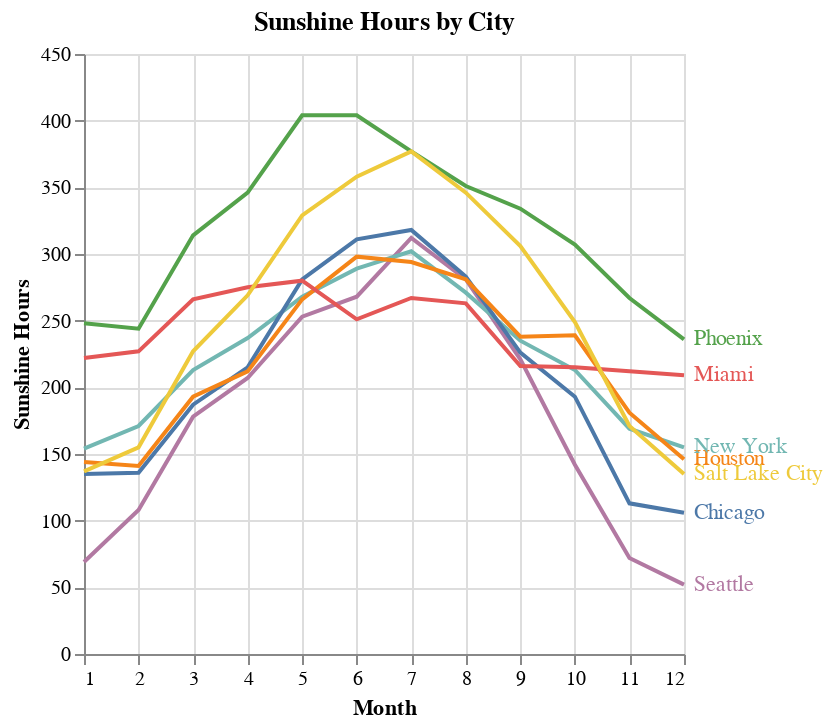

Write notebook code for a chart like this one.
### Code cell
# Calculate the last point for each city to place labels
last_points = df.loc[df.groupby('city')['monthnum'].idxmax()]

# Base line chart
line_chart = alt.Chart(df).mark_line().encode(
    x=alt.X("monthnum", title="Month"),
    y=alt.Y("sunshine", title="Sunshine Hours"),
    color=alt.Color("city:N", legend=None),
)

# Text labels at the end of each line
text_chart = alt.Chart(last_points).mark_text(
    align="left",
    baseline="middle",
    dx=5  # Offset to the right of the point
).encode(
    x="monthnum",
    y="sunshine",
    text="city:N",
    color=alt.Color("city:N", legend=None),
)

# Layer the charts
chart = (line_chart + text_chart).properties(title="Sunshine Hours by City")
chart

### Figure 1 — Vega-Lite specification as saved in the notebook (floating-point values rounded to 4 significant figures)
{"config": {"view": {"continuousWidth": 300, "continuousHeight": 300}}, "layer": [{"data": {"name": "data-c5fac995ec44e88fd70972202d7a9e52"}, "mark": {"type": "line"}, "encoding": {"color": {"field": "city", "legend": null, "type": "nominal"}, "x": {"field": "monthnum", "title": "Month", "type": "quantitative"}, "y": {"field": "sunshine", "title": "Sunshine Hours", "type": "quantitative"}}}, {"data": {"name": "data-96e378fa2a59548b6245037bbe9315f9"}, "mark": {"type": "text", "align": "left", "baseline": "middle", "dx": 5}, "encoding": {"color": {"field": "city", "legend": null, "type": "nominal"}, "text": {"field": "city", "type": "nominal"}, "x": {"field": "monthnum", "type": "quantitative"}, "y": {"field": "sunshine", "type": "quantitative"}}}], "title": "Sunshine Hours by City", "$schema": "https://vega.github.io/schema/vega-lite/v6.1.0.json", "datasets": {"data-c5fac995ec44e88fd70972202d7a9e52": [{"sunshine": 69, "city": "Seattle", "lat": 47.61, "lon": -122.3, "month": "Jan", "monthnum": 1}, {"sunshine": 108, "city": "Seattle", "lat": 47.61, "lon": -122.3, "month": "Feb", "monthnum": 2}, {"sunshine": 178, "city": "Seattle", "lat": 47.61, "lon": -122.3, "month": "Mar", "monthnum": 3}, {"sunshine": 207, "city": "Seattle", "lat": 47.61, "lon": -122.3, "month": "Apr", "monthnum": 4}, {"sunshine": 253, "city": "Seattle", "lat": 47.61, "lon": -122.3, "month": "May", "monthnum": 5}, {"sunshine": 268, "city": "Seattle", "lat": 47.61, "lon": -122.3, "month": "Jun", "monthnum": 6}, {"sunshine": 312, "city": "Seattle", "lat": 47.61, "lon": -122.3, "month": "Jul", "monthnum": 7}, {"sunshine": 281, "city": "Seattle", "lat": 47.61, "lon": -122.3, "month": "Aug", "monthnum": 8}, {"sunshine": 221, "city": "Seattle", "lat": 47.61, "lon": -122.3, "month": "Sep", "monthnum": 9}, {"sunshine": 142, "city": "Seattle", "lat": 47.61, "lon": -122.3, "month": "Oct", "monthnum": 10}, {"sunshine": 72, "city": "Seattle", "lat": 47.61, "lon": -122.3, "month": "Nov", "monthnum": 11}, {"sunshine": 52, "city": "Seattle", "lat": 47.61, "lon": -122.3, "month": "Dec", "monthnum": 12}, {"sunshine": 248, "city": "Phoenix", "lat": 33.43, "lon": -112.0, "month": "Jan", "monthnum": 1}, {"sunshine": 244, "city": "Phoenix", "lat": 33.43, "lon": -112.0, "month": "Feb", "monthnum": 2}, {"sunshine": 314, "city": "Phoenix", "lat": 33.43, "lon": -112.0, "month": "Mar", "monthnum": 3}, {"sunshine": 346, "city": "Phoenix", "lat": 33.43, "lon": -112.0, "month": "Apr", "monthnum": 4}, {"sunshine": 404, "city": "Phoenix", "lat": 33.43, "lon": -112.0, "month": "May", "monthnum": 5}, {"sunshine": 404, "city": "Phoenix", "lat": 33.43, "lon": -112.0, "month": "Jun", "monthnum": 6}, {"sunshine": 377, "city": "Phoenix", "lat": 33.43, "lon": -112.0, "month": "Jul", "monthnum": 7}, {"sunshine": 351, "city": "Phoenix", "lat": 33.43, "lon": -112.0, "month": "Aug", "monthnum": 8}, {"sunshine": 334, "city": "Phoenix", "lat": 33.43, "lon": -112.0, "month": "Sep", "monthnum": 9}, {"sunshine": 307, "city": "Phoenix", "lat": 33.43, "lon": -112.0, "month": "Oct", "monthnum": 10}, {"sunshine": 267, "city": "Phoenix", "lat": 33.43, "lon": -112.0, "month": "Nov", "monthnum": 11}, {"sunshine": 236, "city": "Phoenix", "lat": 33.43, "lon": -112.0, "month": "Dec", "monthnum": 12}, {"sunshine": 154, "city": "New York", "lat": 40.69, "lon": -74.0, "month": "Jan", "monthnum": 1}, {"sunshine": 171, "city": "New York", "lat": 40.69, "lon": -74.0, "month": "Feb", "monthnum": 2}, {"sunshine": 213, "city": "New York", "lat": 40.69, "lon": -74.0, "month": "Mar", "monthnum": 3}, {"sunshine": 237, "city": "New York", "lat": 40.69, "lon": -74.0, "month": "Apr", "monthnum": 4}, {"sunshine": 268, "city": "New York", "lat": 40.69, "lon": -74.0, "month": "May", "monthnum": 5}, {"sunshine": 289, "city": "New York", "lat": 40.69, "lon": -74.0, "month": "Jun", "monthnum": 6}, {"sunshine": 302, "city": "New York", "lat": 40.69, "lon": -74.0, "month": "Jul", "monthnum": 7}, {"sunshine": 271, "city": "New York", "lat": 40.69, "lon": -74.0, "month": "Aug", "monthnum": 8}, {"sunshine": 235, "city": "New York", "lat": 40.69, "lon": -74.0, "month": "Sep", "monthnum": 9}, {"sunshine": 213, "city": "New York", "lat": 40.69, "lon": -74.0, "month": "Oct", "monthnum": 10}, {"sunshine": 169, "city": "New York", "lat": 40.69, "lon": -74.0, "month": "Nov", "monthnum": 11}, {"sunshine": 155, "city": "New York", "lat": 40.69, "lon": -74.0, "month": "Dec", "monthnum": 12}, {"sunshine": 135, "city": "Chicago", "lat": 41.88, "lon": -87.63, "month": "Jan", "monthnum": 1}, {"sunshine": 136, "city": "Chicago", "lat": 41.88, "lon": -87.63, "month": "Feb", "monthnum": 2}, {"sunshine": 187, "city": "Chicago", "lat": 41.88, "lon": -87.63, "month": "Mar", "monthnum": 3}, {"sunshine": 215, "city": "Chicago", "lat": 41.88, "lon": -87.63, "month": "Apr", "monthnum": 4}, {"sunshine": 281, "city": "Chicago", "lat": 41.88, "lon": -87.63, "month": "May", "monthnum": 5}, {"sunshine": 311, "city": "Chicago", "lat": 41.88, "lon": -87.63, "month": "Jun", "monthnum": 6}, {"sunshine": 318, "city": "Chicago", "lat": 41.88, "lon": -87.63, "month": "Jul", "monthnum": 7}, {"sunshine": 283, "city": "Chicago", "lat": 41.88, "lon": -87.63, "month": "Aug", "monthnum": 8}, {"sunshine": 226, "city": "Chicago", "lat": 41.88, "lon": -87.63, "month": "Sep", "monthnum": 9}, {"sunshine": 193, "city": "Chicago", "lat": 41.88, "lon": -87.63, "month": "Oct", "monthnum": 10}, {"sunshine": 113, "city": "Chicago", "lat": 41.88, "lon": -87.63, "month": "Nov", "monthnum": 11}, {"sunshine": 106, "city": "Chicago", "lat": 41.88, "lon": -87.63, "month": "Dec", "monthnum": 12}, {"sunshine": 144, "city": "Houston", "lat": 29.76, "lon": -95.37, "month": "Jan", "monthnum": 1}, {"sunshine": 141, "city": "Houston", "lat": 29.76, "lon": -95.37, "month": "Feb", "monthnum": 2}, {"sunshine": 193, "city": "Houston", "lat": 29.76, "lon": -95.37, "month": "Mar", "monthnum": 3}, {"sunshine": 212, "city": "Houston", "lat": 29.76, "lon": -95.37, "month": "Apr", "monthnum": 4}, {"sunshine": 266, "city": "Houston", "lat": 29.76, "lon": -95.37, "month": "May", "monthnum": 5}, {"sunshine": 298, "city": "Houston", "lat": 29.76, "lon": -95.37, "month": "Jun", "monthnum": 6}, {"sunshine": 294, "city": "Houston", "lat": 29.76, "lon": -95.37, "month": "Jul", "monthnum": 7}, {"sunshine": 281, "city": "Houston", "lat": 29.76, "lon": -95.37, "month": "Aug", "monthnum": 8}, {"sunshine": 238, "city": "Houston", "lat": 29.76, "lon": -95.37, "month": "Sep", "monthnum": 9}, {"sunshine": 239, "city": "Houston", "lat": 29.76, "lon": -95.37, "month": "Oct", "monthnum": 10}, {"sunshine": 181, "city": "Houston", "lat": 29.76, "lon": -95.37, "month": "Nov", "monthnum": 11}, {"sunshine": 146, "city": "Houston", "lat": 29.76, "lon": -95.37, "month": "Dec", "monthnum": 12}, {"sunshine": 222, "city": "Miami", "lat": 25.8, "lon": -80.29, "month": "Jan", "monthnum": 1}, {"sunshine": 227, "city": "Miami", "lat": 25.8, "lon": -80.29, "month": "Feb", "monthnum": 2}, {"sunshine": 266, "city": "Miami", "lat": 25.8, "lon": -80.29, "month": "Mar", "monthnum": 3}, {"sunshine": 275, "city": "Miami", "lat": 25.8, "lon": -80.29, "month": "Apr", "monthnum": 4}, {"sunshine": 280, "city": "Miami", "lat": 25.8, "lon": -80.29, "month": "May", "monthnum": 5}, {"sunshine": 251, "city": "Miami", "lat": 25.8, "lon": -80.29, "month": "Jun", "monthnum": 6}, {"sunshine": 267, "city": "Miami", "lat": 25.8, "lon": -80.29, "month": "Jul", "monthnum": 7}, {"sunshine": 263, "city": "Miami", "lat": 25.8, "lon": -80.29, "month": "Aug", "monthnum": 8}, {"sunshine": 216, "city": "Miami", "lat": 25.8, "lon": -80.29, "month": "Sep", "monthnum": 9}, {"sunshine": 215, "city": "Miami", "lat": 25.8, "lon": -80.29, "month": "Oct", "monthnum": 10}, {"sunshine": 212, "city": "Miami", "lat": 25.8, "lon": -80.29, "month": "Nov", "monthnum": 11}, {"sunshine": 209, "city": "Miami", "lat": 25.8, "lon": -80.29, "month": "Dec", "monthnum": 12}, {"sunshine": 137, "city": "Salt Lake City", "lat": 40.79, "lon": -112.0, "month": "Jan", "monthnum": 1}, {"sunshine": 155, "city": "Salt Lake City", "lat": 40.79, "lon": -112.0, "month": "Feb", "monthnum": 2}, {"sunshine": 227, "city": "Salt Lake City", "lat": 40.79, "lon": -112.0, "month": "Mar", "monthnum": 3}, {"sunshine": 269, "city": "Salt Lake City", "lat": 40.79, "lon": -112.0, "month": "Apr", "monthnum": 4}, {"sunshine": 329, "city": "Salt Lake City", "lat": 40.79, "lon": -112.0, "month": "May", "monthnum": 5}, {"sunshine": 358, "city": "Salt Lake City", "lat": 40.79, "lon": -112.0, "month": "Jun", "monthnum": 6}, {"sunshine": 377, "city": "Salt Lake City", "lat": 40.79, "lon": -112.0, "month": "Jul", "monthnum": 7}, {"sunshine": 346, "city": "Salt Lake City", "lat": 40.79, "lon": -112.0, "month": "Aug", "monthnum": 8}, {"sunshine": 306, "city": "Salt Lake City", "lat": 40.79, "lon": -112.0, "month": "Sep", "monthnum": 9}, {"sunshine": 249, "city": "Salt Lake City", "lat": 40.79, "lon": -112.0, "month": "Oct", "monthnum": 10}, {"sunshine": 171, "city": "Salt Lake City", "lat": 40.79, "lon": -112.0, "month": "Nov", "monthnum": 11}, {"sunshine": 135, "city": "Salt Lake City", "lat": 40.79, "lon": -112.0, "month": "Dec", "monthnum": 12}], "data-96e378fa2a59548b6245037bbe9315f9": [{"sunshine": 106, "city": "Chicago", "lat": 41.88, "lon": -87.63, "month": "Dec", "monthnum": 12}, {"sunshine": 146, "city": "Houston", "lat": 29.76, "lon": -95.37, "month": "Dec", "monthnum": 12}, {"sunshine": 209, "city": "Miami", "lat": 25.8, "lon": -80.29, "month": "Dec", "monthnum": 12}, {"sunshine": 155, "city": "New York", "lat": 40.69, "lon": -74.0, "month": "Dec", "monthnum": 12}, {"sunshine": 236, "city": "Phoenix", "lat": 33.43, "lon": -112.0, "month": "Dec", "monthnum": 12}, {"sunshine": 135, "city": "Salt Lake City", "lat": 40.79, "lon": -112.0, "month": "Dec", "monthnum": 12}, {"sunshine": 52, "city": "Seattle", "lat": 47.61, "lon": -122.3, "month": "Dec", "monthnum": 12}]}}
